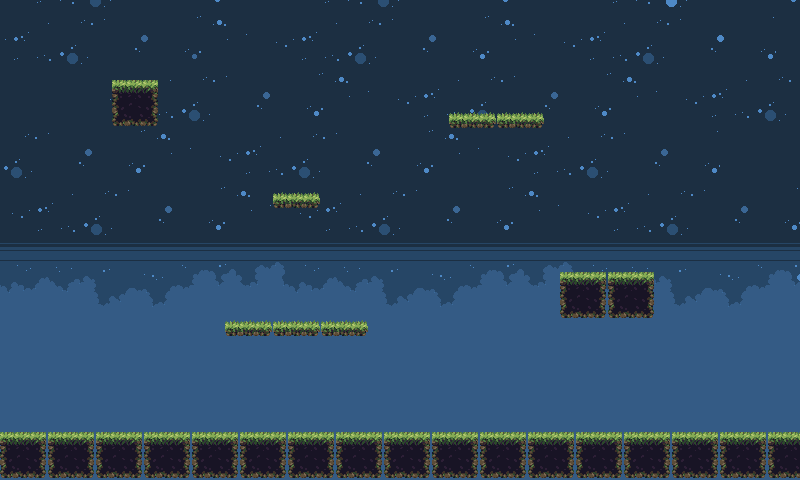

Below is a game level as drawn by its tile map, then a one-line description and the .tmx that defines it (tile-layer data replaced by summaries):
An orthogonal 50x30 tile map with 16x16 px tiles, 2 tile layers (Background, Platforms), 2 tilesets and 13 objects (4x Flower, Player Start, Box Start, Door).

<map version="1.10" tiledversion="1.10.0" orientation="orthogonal" renderorder="right-down" width="50" height="30" tilewidth="16" tileheight="16" infinite="0" nextlayerid="12" nextobjectid="18">
 <tileset firstgid="1" source="env.tsx" />
 <tileset firstgid="17" source="background.tsx" />
 <layer id="9" name="Background" width="50" height="30">
  <data>[1500 cells, 1 non-empty, 1 distinct tile ids]</data>
 </layer>
 <layer id="1" name="Platforms" width="50" height="30">
  <data>[1500 cells, 195 non-empty, 12 distinct tile ids]</data>
 </layer>
 <objectgroup id="2" name="CollisionsBigPlat" visible="0">
  <object id="1" x="2.44561" y="436.395" width="797.269" height="40.4994" />
  <object id="2" x="114.128" y="84.042" width="41.5754" height="39.0538" />
  <object id="3" x="562.49" y="275.984" width="89.3906" height="37.869" />
 </objectgroup>
 <objectgroup id="3" name="CollisionsSmallPlat" visible="0">
  <object id="5" x="450.808" y="116.639" width="90.3906" height="8.08683" />
  <object id="6" x="226.627" y="324.331" width="140.141" height="9.08683" />
  <object id="8" x="273.93" y="195.582" width="45.141" height="10.5868" />
 </objectgroup>
 <objectgroup id="4" name="PlayerStart" visible="0">
  <object id="9" name="Player Start" x="122.5" y="394.5" />
 </objectgroup>
 <objectgroup id="5" name="BoxStart" visible="0">
  <object id="10" name="Box Start" x="494" y="99.5" />
 </objectgroup>
 <objectgroup id="7" name="Flowers" visible="0">
  <object id="11" name="Flower" x="287.864" y="178.727" width="15.6364" height="15.4545" />
  <object id="12" name="Flower" x="337.515" y="306.273" width="15.6364" height="15.4545" />
  <object id="13" name="Flower" x="126.848" y="62.9394" width="15.6364" height="15.4545" />
  <object id="14" name="Flower" x="622.848" y="256.939" width="15.6364" height="15.4545" />
 </objectgroup>
 <objectgroup id="8" name="Door" visible="0">
  <object id="16" name="Door" x="732.375" y="390.875" width="32" height="41" />
 </objectgroup>
</map>